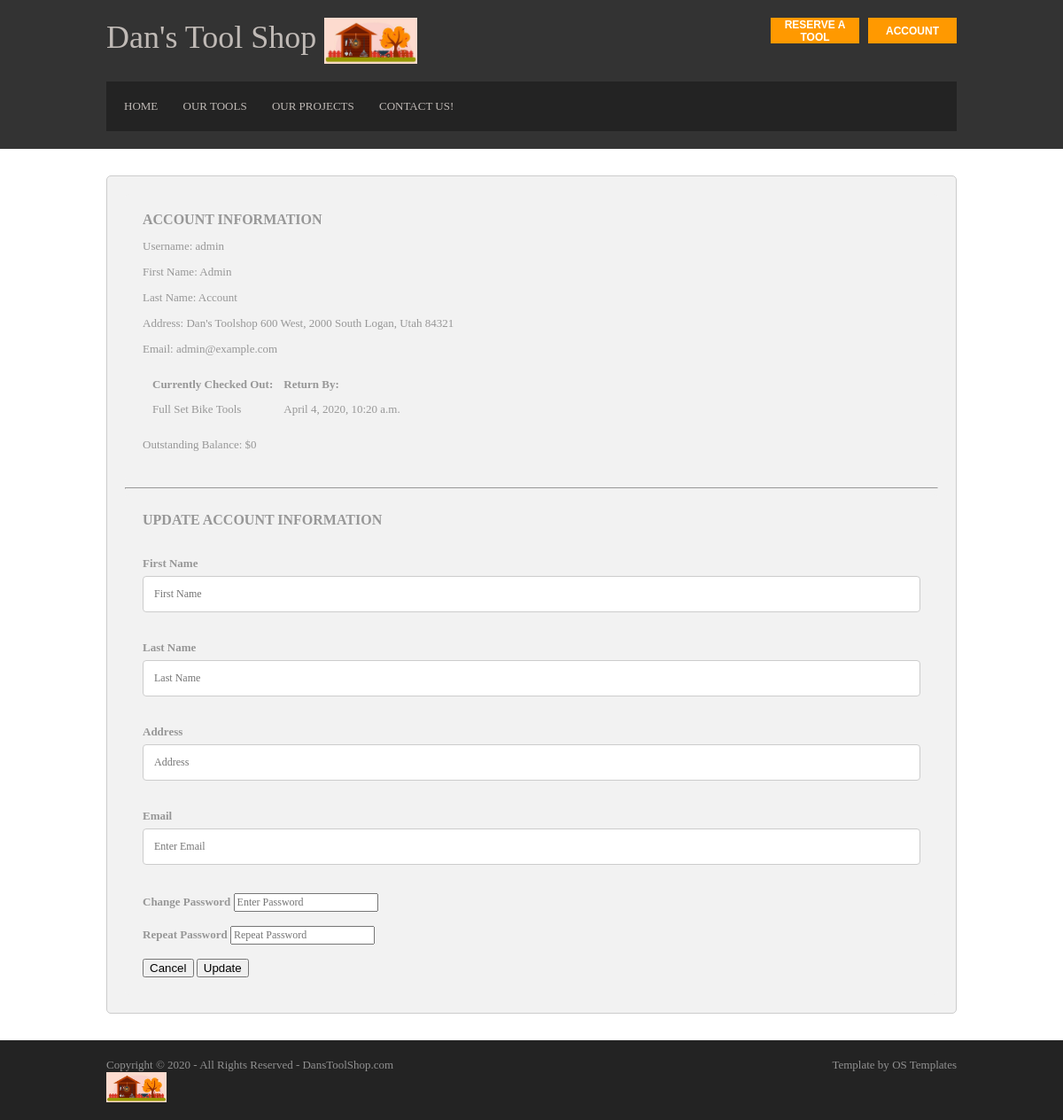
The app's page /Toolshop/account/ (signed in), older data.
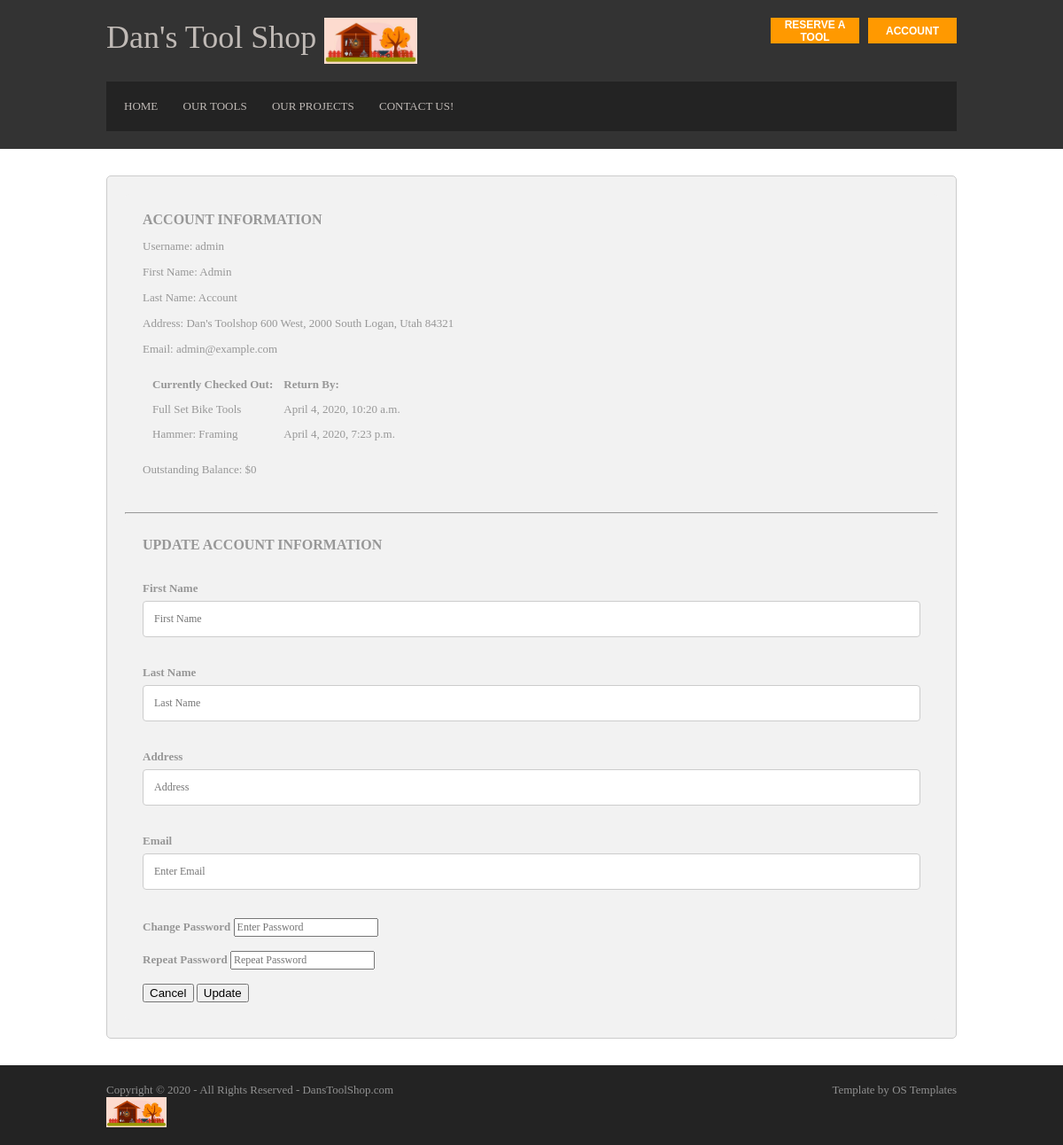
The same page, newer data.
### Toolshop/models.py (models this page shows, shortened)
class Tool(models.Model):
    name = models.CharField(max_length=100)
    category = models.CharField(max_length=100)
    times_checked_out = models.IntegerField()
    cost = models.IntegerField()
    condition = models.TextField(blank=True)  # Blank here means "Can be blank" sometimes.
    is_checked_out = models.BooleanField(default=False)
    date_checked_out = models.DateTimeField(blank=True, null=True)  # Blank\null here means "Can be blank" sometimes.
    who_checked_out = models.CharField(max_length=100, blank=True)  # Blank here means "Can be blank" sometimes.

### Toolshop/views.py (the view)
# urls.py: path('account/', views.account_page, name='account'),
@login_required
def account_page(request):
    user = request.user
    tools_list = Tool.objects.filter(who_checked_out__contains=user.username)
    for tool in tools_list:
        tool.date_checked_out = tool.date_checked_out + timedelta(days=7)
    context = {
        'user': user,
        'tools_list': tools_list
    }
    return render(request, 'Toolshop/account.html', context)

### Toolshop/templates/Toolshop/account.html (shortened to what this page needs)
<!DOCTYPE html>
<html lang="en" dir="ltr">
<head>
  {% load static %}
  <link rel="stylesheet" href="{% static 'Toolshop/layout.css' %}">
</head>
<body>
<div class="wrapper row1">
  <header id="header" class="clear">
    <div id="hgroup">
      <h1><a href="{% url 'Toolshop:index' %}">Dan's Tool Shop
      <img src="{% static 'Toolshop/logo.jpg' %}" style="width:15%"></a></h1>
    </div>
      <fieldset>
        <div style="padding-right: 0px">
          <button class="menuButtons" style="height: 29.4px" "font:bold;"> <a href="{% url 'Toolshop:account' %}">Account</a> </button>
        </div>
        <div style="padding-right: 110px">
          <button class="menuButtons" style="height: 29.4px" "font:bold;"> <a href="{% url 'Toolshop:reserve' %}">Reserve a Tool</a> </button>
        </div>
      </fieldset>
    <nav>
      <ul>
        <li><a href="{% url 'Toolshop:index' %}">Home</a></li>
        <li><a href="{% url 'Toolshop:tools' %}">Our Tools</a></li>
        <li><a href="{% url 'Toolshop:projects' %}">Our Projects</a></li>
        <li><a href="{% url 'Toolshop:contact' %}">Contact Us!</a></li>
      </ul>
    </nav>
  </header>
</div>
<div class="wrapper row2">
  <div id="container">
    <div class="container" style="border:1px solid #ccc">
      <div class="container">
        <h1>Account Information</h1>
        <p> Username: {{user.username}}</p>
        <p> First Name: {{user.first_name}}</p>
        <p> Last Name: {{user.last_name}}</p>
        <p> Address: {{user.customerinfo.address}}</p>
        <p> Email: {{user.email}}</p>
        {% if tools_list %}
          <table cellspacing="10">
            <tr>
              <th>Currently Checked Out:</th>
              <th>Return By:</th>
            </tr>
              {% for tool in tools_list %}
            <tr>
              <td>{{tool.name}}</td>
              <td>{{tool.date_checked_out}}</td>
            </tr>
              {% endfor %}
          </table>
		{% else %}
    		<p>No tools currently checked out.</p>
		{% endif %}
        <p>Outstanding Balance: ${{user.customerinfo.current_outstanding_balance}}</p>
      </div>
      <hr>
      <form action="{% url 'Toolshop:update'%}" method="post">
        <div class="container">
          <h1>Update Account Information</h1>
          <br>
          <br>
          <label for="firstName"><b>First Name</b></label>
          <input type="text" placeholder="First Name" name="firstName" required>
          <br>
          <br>
          <label for="lastName"><b>Last Name</b></label>
          <input type="text" placeholder="Last Name" name="lastName" required>
          <br>
          <br>
          <label for="address"><b>Address</b></label>
          <input type="text" placeholder="Address" name="address" required>
          <br>
          <br>
          <label for="email"><b>Email</b></label>
          <input type="email" placeholder="Enter Email" name="email" required>
          <br>
          <br>
          <label for="psw"><b>Change Password</b></label>
          <input type="password" placeholder="Enter Password" name="psw" required>
          <br>
          <br>
          <label for="psw-repeat"><b>Repeat Password</b></label>
          <input type="password" placeholder="Repeat Password" name="psw-repeat" required>
          <br>
          <br>
          <div class="clearfix">
            <button type="button" class="cancelbtn">Cancel</button>
            <button type="submit" class="signupbtn">Update</button>
          </div>
        </div>
      </form>
    </div>
  </div>
</div>
<div class="wrapper row3">
  <footer id="footer" class="clear">
    <p class="fl_left">Copyright &copy; 2020 - All Rights Reserved - <a href="#"> DansToolShop.com <br> <img src="{% static 'Toolshop/logo.jpg' %}" style="width:15%"> </a></p>
    <p class="fl_right">Template by <a target="_blank" href="https://www.os-templates.com/" title="Free Website Templates">OS Templates</a></p>
  </footer>
</div>
</body>
</html>

Row changes from the older to the newer data that the page shows:
now on this page (row edited): Tool: name "Hammer: Framing", date_checked_out "April 4, 2020, 7:23 p.m."
